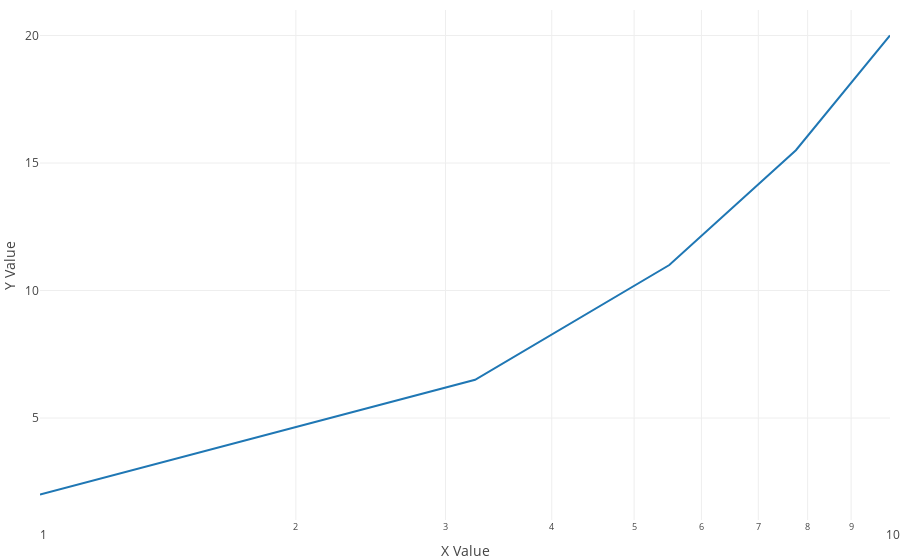

Notebook cell for this chart:
### Code cell
import plotly.plotly as py
import plotly.graph_objs as go

from plotly.offline import download_plotlyjs, init_notebook_mode, plot, iplot
init_notebook_mode(connected=True)

def getData():
    trace0 = go.Scatter(
        x = x,
        y = y,
        mode = 'lines+markers',
        name = 'lines'
    )
    data = [trace0]
    return data

def getLayout():
    layout0 = go.Layout(
            xaxis={'type': 'log', 'title': 'X Value'},
            yaxis={'title': 'Y Value'},
            margin={'l': 40, 'b': 40, 't': 10, 'r': 10},
            legend={'x': 0, 'y': 1},
            hovermode='closest'
        )
    return layout0

iplot({'data' : getData(), 'layout' : getLayout()})

### Figure 1 — Plotly figure (JSON) as saved in the notebook; plotly's stock layout.template omitted (floating-point values rounded to 4 significant figures)
{"data": [{"mode": "lines", "name": "lines", "type": "scatter", "uid": "4462244c-b503-11e8-84c5-b0359f561c51", "x": [1, 3.25, 5.5, 7.75, 10], "y": [2, 6.5, 11, 15.5, 20]}], "layout": {"hovermode": "closest", "legend": {"x": 0, "y": 1}, "margin": {"b": 40, "l": 40, "r": 10, "t": 10}, "xaxis": {"title": "X Value", "type": "log"}, "yaxis": {"title": "Y Value"}}}
